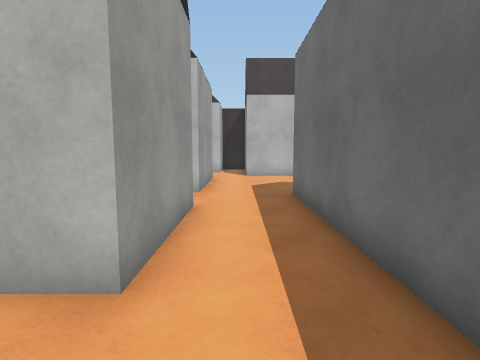
view 1 (above)

21 first-person views from a walk through a Unity game level. The camera is 1.3 m above the floor, tilts 6° down and sees 80° across. The floor is counted in squares, 1 m on a side. Each view is taken from the middle of a square. On the plan, view 1 faces up. The plan holds only what a view shows up to about 13 squares ahead; the rest is blank. The player character is not drawn. Surface patterns are stand-ins for the level's own textures.

view 2
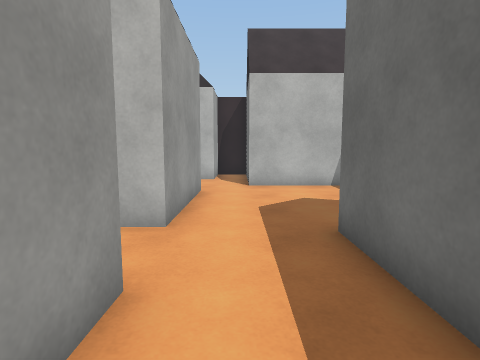

view 3
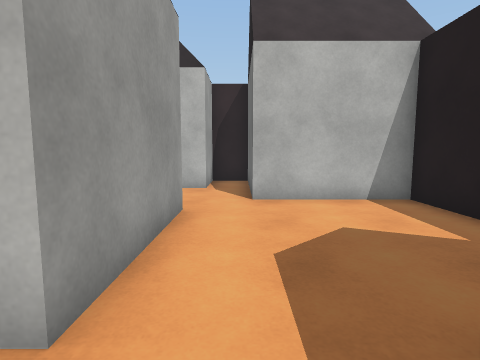

view 4
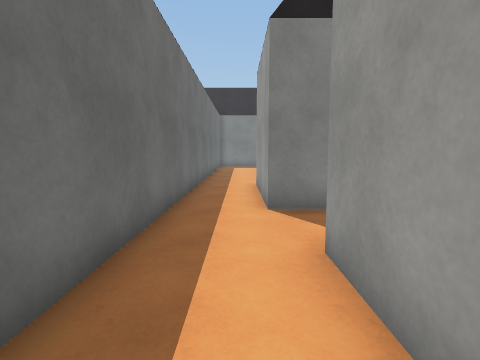

view 5
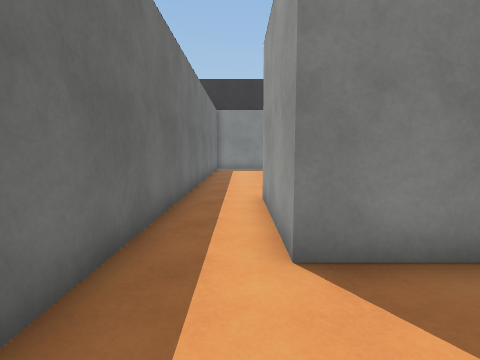

view 6
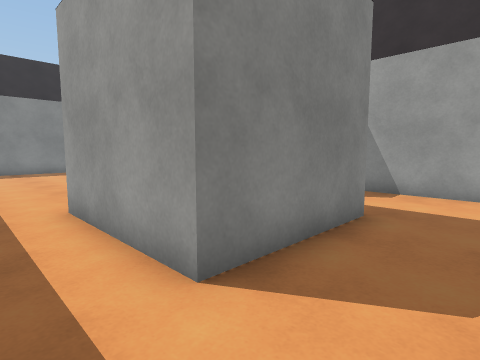

view 7
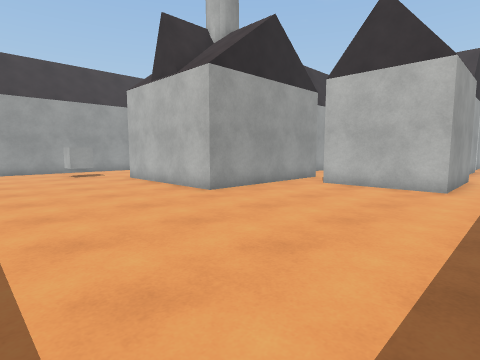

view 8
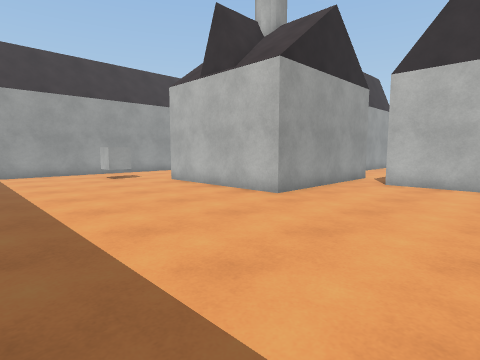

view 9
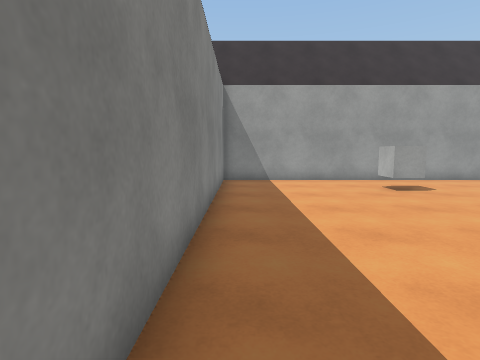

view 10
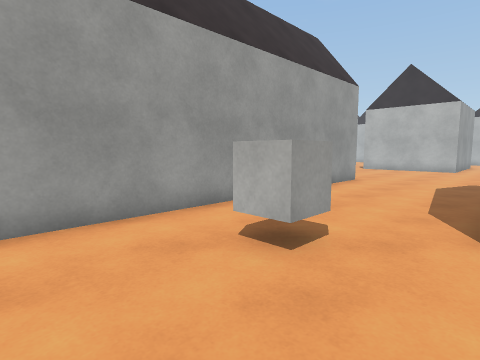

view 11
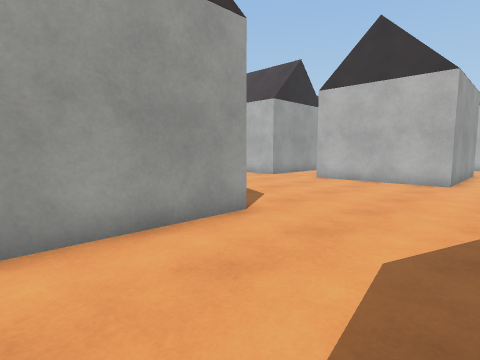

view 12
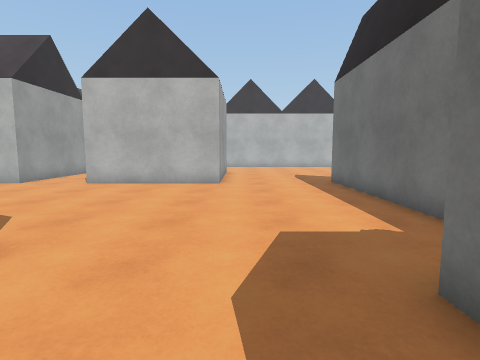

view 13
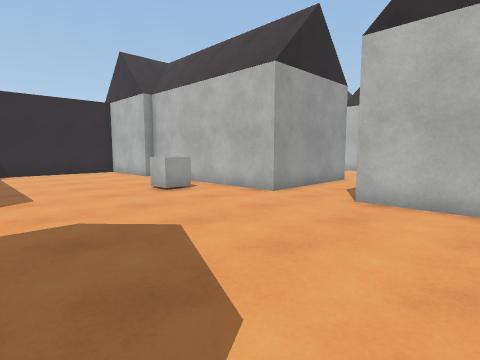

view 14
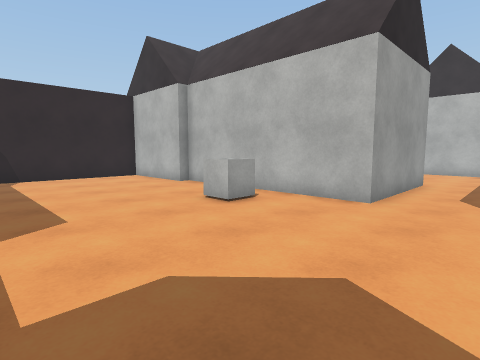

view 15
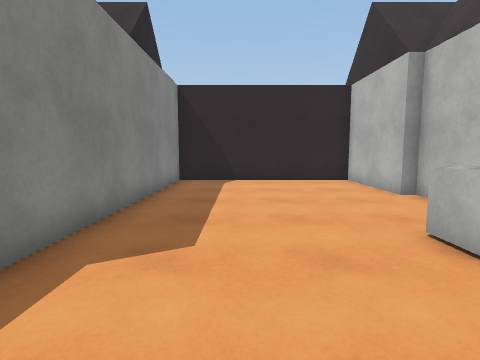

view 16
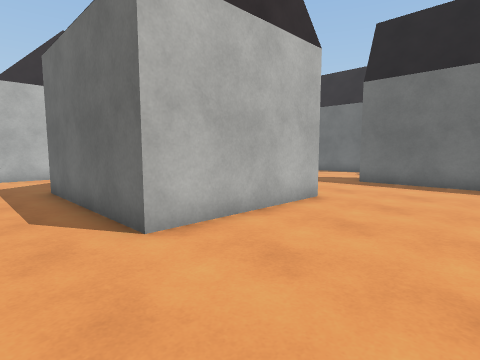

view 17
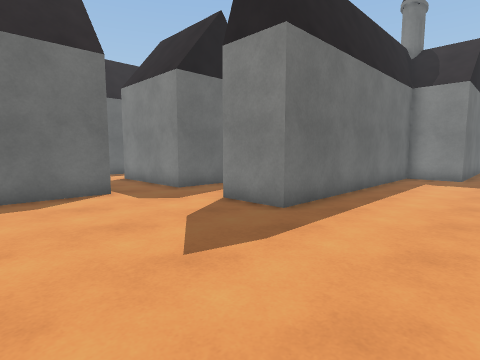

view 18
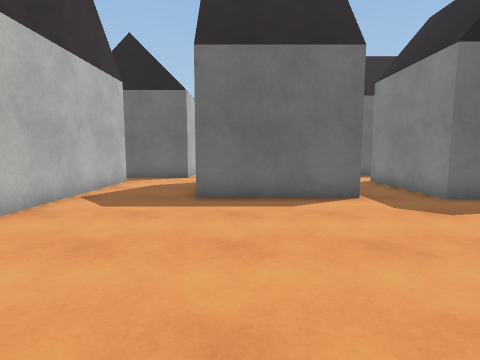

view 19
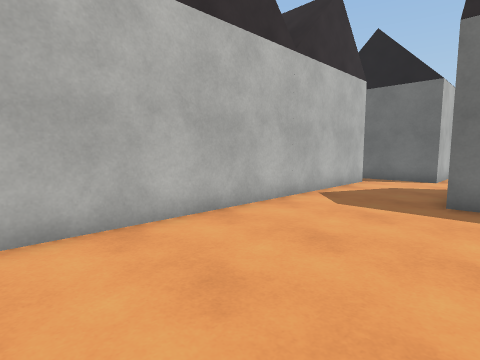

view 20
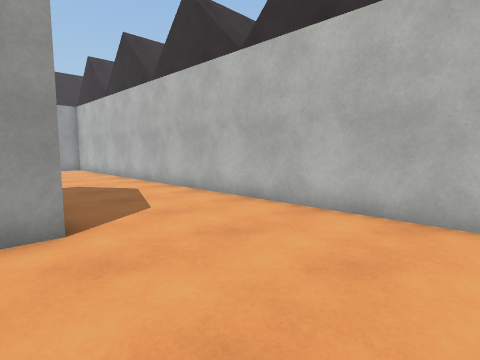

view 21
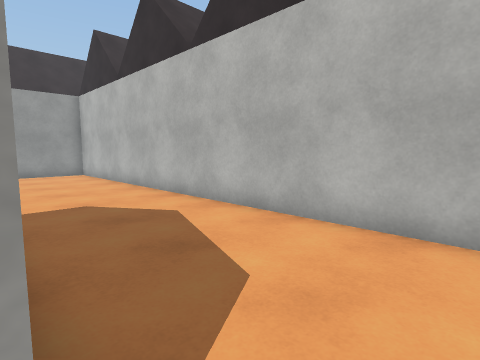

### Floor plan
Points are (right, up) in squares from view 1. A wall is a line through its corners. A room is listed if a view was taken in it or the views show most of it. See-through windows are left out.
Room 1 (views 1, 2, 3, 4, 5, 6)
walls: (-1.1, 6.5) (-1.1, 2.5); (-0.6, -0.2) (-0.6, -4.6); (4.5, 12.2) (4.5, 14.4) (0.3, 14.4); (-1.3, 13.2) (-1.3, 8.8); (1.6, -6.4) (1.6, 8.5)
ways out: opening at (-1, 1.5) to room 2; opening at (-1, 7.5) to room 2; opening at (-1, 14) to room 2; opening at (0.5, -6.5) to room 2
Room 2 (views 7, 8, 9, 10, 11, 12, 13, 14, 15, 16, 17, 18, 19, 20, 21)
walls: (-17.3, -1.5) (-17.3, -16.7) (-5.8, -16.7); (-8.2, 1.2) (-8.2, -1.6); (-12.2, -4.8) (-12.2, -2.5) (-10.2, -2.5) (-10.2, 6.8) (-8.1, 6.8); (-6.2, -2.6) (-6.2, -9.1) (-12.2, -9.1); (-5.5, 4.4) (-5.5, 6.5) (-1.1, 6.5); (-4.8, -0.2) (-0.6, -0.2); (-14.8, 12.1) (-14.8, 6.1) (-20, 6.1) (-20, 12.1); (-5.3, 8.6) (-5.3, 13.2); (-1.1, 2.5) (-2.1, 2.5); (-22.6, 11.2) (-22.6, 6.1) (-30.2, 6.1); (-0.6, -4.6) (-4.8, -4.6); (-1.3, 8.8) (-2.1, 8.8); (-30.2, 5.7) (-34.3, 5.7) (-34.3, -1.6) (-25, -1.6); (1.6, -10.1) (1.6, -6.4); (0.3, 14.4) (0.3, 17.5); (-1.1, 16.7) (-27.8, 16.7)
ways out: opening at (-1, 1.5) to room 1; opening at (-1, 7.5) to room 1; opening at (-1, 14) to room 1; opening at (0.5, -6.5) to room 1
objects: white cube (-26, 4); white cube (-15, -11) to (-14, -11)

Where each view was taken, in squares from view 1:
view 1: 0 up, 0 right, facing up
view 2: 4 up, 0 right, facing up
view 3: 7 up, 0 right, facing up
view 4: 6 up, 0 right, facing down
view 5: 3 up, 0 right, facing down
view 6: 2 up, 1 right, facing down-left
view 7: 15 down, 1 right, facing up-left
view 8: 16 down, 1 left, facing up-left
view 9: 16 down, 5 left, facing left
view 10: 14 down, 12 left, facing up-left
view 11: 6 down, 13 left, facing up-left
view 12: 5 down, 14 left, facing up
view 13: 1 down, 17 left, facing up-left
view 14: 1 down, 20 left, facing up-left
view 15: 1 up, 22 left, facing left
view 16: 2 up, 22 left, facing up-right
view 17: 12 up, 14 left, facing down-right
view 18: 12 up, 13 left, facing right
view 19: 12 up, 13 left, facing up-right
view 20: 11 up, 10 left, facing up-left
view 21: 12 up, 14 left, facing up-left
